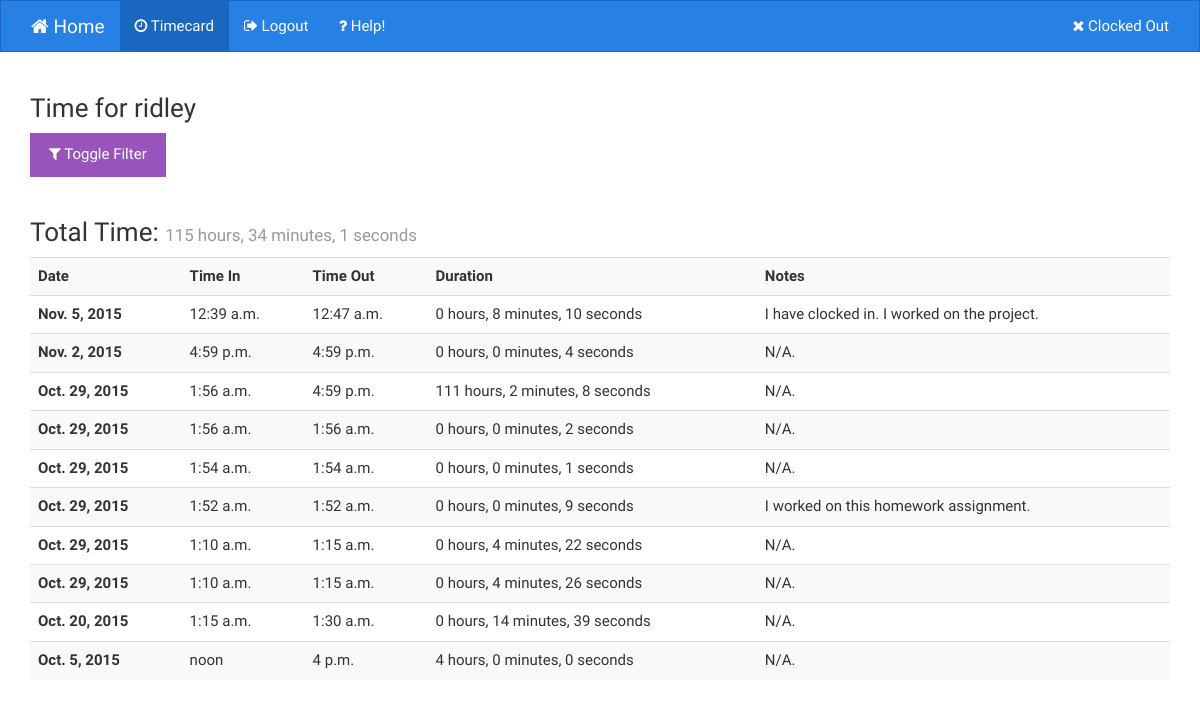
Page /event/list/1/ (signed in) on the committed database.
### project7/timeclock/models.py (models this page shows, shortened)
class Event(models.Model):
    user = models.ForeignKey(User, blank=True, null=True)
    time_in = models.DateTimeField()
    time_out = models.DateTimeField(blank=True, null=True)
    notes = models.TextField(blank=True, null=True)
    @property
    def duration(self):
        return '%d hours, %d minutes, %d seconds' % self.duration_tuple()
    def duration_tuple(self):
        days = 0
        hours = 0
        minutes = 0
        seconds = 0
        if self.time_out and self.time_in:
            duration = self.time_out - self.time_in
        else:
            if self.time_in:
                duration = timezone.now() - self.time_in
            else:
                return (0, 0, 0)
        days += duration.days
        hours += days * 24 + duration.seconds // 3600
        minutes += (duration.seconds % 3600) // 60
        seconds += duration.seconds % 60
        while seconds > 60:
            seconds -= 60
            minutes += 1
        while minutes >= 60:
            minutes -= 60
            hours += 1
        return (hours, minutes, seconds)

### project7/timeclock/views.py (the view)
# urls.py: url(r'^event/list/(?P<pk>\d+)/$', EventListView.as_view(), name='event_list'),
class EventListView(ListView):
    model = Event
    template_name = "event/list.html"
    def get_queryset(self, *args, **kwargs):
        qs = Event.objects.all()
        pk = self.kwargs.get('pk', None)
        if pk:
            qs = Event.objects.filter(user__id=pk)
        else:
            if self.request.user:
                qs = Event.objects.filter(user=self.request.user)
        if self.request.GET.get('start_date'):
            qs = qs.filter(time_in__gte=self.request.GET['start_date'])
        if self.request.GET.get('end_date'):
            qs = qs.filter(time_out__lte=self.request.GET['end_date'])
        return qs.order_by('-time_in')
    def get_context_data(self, **kwargs):
        context = super(EventListView, self).get_context_data(**kwargs)
        pk = self.kwargs.get('pk', None)
        if pk:
            context['volunteer_user'] = User.objects.get(id=pk)
            context['volunteer'] = Volunteer.objects.get(user=context['volunteer_user'])
        else:
            context['user'] = self.request.user
        if self.request.GET.get('start_date') or self.request.GET.get('end_date'):
            qs = self.get_queryset()
            (hours, minutes, seconds) = (0, 0, 0)
            for event in qs:
                duration = event.duration_tuple()
                hours += duration[0]
                minutes += duration[1]
                seconds += duration[2]
                while seconds > 60:
                    seconds -= 60
                    minutes += 1
                while minutes >= 60:
                    minutes -= 60
                    hours += 1
            context['total_hours'] = '%d hours, %d minutes, %d seconds' % (hours, minutes, seconds)
        else:
            try:
                if pk:
                    context['total_hours'] = Volunteer.objects.get(user__id=pk).total_hours
                else:
                    context['total_hours'] = Volunteer.objects.get(user=self.request.user).total_hours
            except Volunteer.DoesNotExist:
                context['total_hours'] = None
        return context
    def dispatch(self, request, *args, **kwargs):
        user = User.objects.get(pk=self.kwargs.get('pk', None))
        print user, request.user
        if user != request.user and not request.user.is_superuser:
            return HttpResponseForbidden("You are not allowed to access this page.")
        else:
            return super(EventListView, self).dispatch(request, *args, **kwargs)

### project7/timeclock/context_processors.py (called while the page is built)
def clocked_in(request):
    clocked_in = False
    event = None
    notes_form = None
    if request.user.is_authenticated():
        now = timezone.now()
        events = Event.objects.filter(user=request.user, time_in__lte=now, time_out=None)
        try:
            clocked_in = True if events[0] else False
            event = events[0]
            notes_form = EventNotesForm(instance=event)
        except Event.DoesNotExist:
            clocked_in = False
        except IndexError:
            clocked_in = False
    return {
        'clocked_in': clocked_in,
        'event': event,
        'notes_form': notes_form,
    }

### project7/timeclock/models.py (called while the page is built)
    def total_hours_tuple(self):
        hours = 0
        minutes = 0
        seconds = 0
        for obj in Event.objects.filter(user=self.user):
            duration = obj.duration_tuple()
            hours += duration[0]
            minutes += duration[1]
            seconds += duration[2]
            while seconds > 60:
                seconds -= 60
                minutes += 1
            while minutes >= 60:
                minutes -= 60
                hours += 1
        return (hours, minutes, seconds)

    @property
    def total_hours(self):
        return '%s hours, %s minutes, %s seconds' % self.total_hours_tuple()

### project7/timeclock/templates/event/list.html (shortened to what this page needs)
{% extends 'base.html' %}
{% load static tz %}
{% block eventlistactive %}active{% endblock %}
{% block extra_styles %}
    <link rel="stylesheet" type="text/css" href="{% static 'css/bootstrap-datepicker.css' %}">
{% endblock extra_styles %}
{% block content %}
    <h1>Time for {{ volunteer_user.username }}</h1>
    <button id="filter-btn" type="button" class="btn btn-info">
            <i class="fa fa-filter"></i>
        Toggle Filter
    </button>
    <form method="GET" action=".">
    </form>
    {% if total_hours %}
        <h1>
            Total Time: <small>{{ total_hours }}</small>
        </h1>
    {% else %}
        <p>Your user has no volunteer information, which should mean you are the administrator.</p>
    {% endif %}
    <table class="table table-striped">
    <tr>
        <th>Date</th><th>Time In</th><th>Time Out</th><th>Duration</th><th>Notes</th>
    </tr>
    {% for object in object_list %}
        <tr>
            <th>{{ object.time_in.date }}</th>
            <td>{{ object.time_in.time }}</td>
            <td>{{ object.time_out.time }}</td>
            <td>{{ object.duration }}</td>
            <td>{{ object.notes|default:"N/A." }}</td>
        </tr>
    {% endfor %}
    </table>
{% endblock content %}

### project7/timeclock/templates/base.html (style rules this page uses)
body { padding-bottom: 100px; }

### project7/timeclock/templates/event/list.html (style rules this page uses)
h1 { font-size: 26px; }
form { padding-top: 20px; }

### rows in the picture
Event: time_in "Nov. 5, 2015", time_in.time "12:39 a.m.", time_out.time "12:47 a.m.", duration "0 hours, 8 minutes, 10 seconds", notes "I have clocked in. I worked on the project."
Event: time_in "Nov. 2, 2015", time_in.time "4:59 p.m.", time_out.time "4:59 p.m.", duration "0 hours, 0 minutes, 4 seconds", notes "N/A."
Event: time_in "Oct. 29, 2015", time_in.time "1:56 a.m.", time_out.time "4:59 p.m.", duration "111 hours, 2 minutes, 8 seconds", notes "N/A."
Event: time_in "Oct. 29, 2015", time_in.time "1:56 a.m.", time_out.time "1:56 a.m.", duration "0 hours, 0 minutes, 2 seconds", notes "N/A."
Event: time_in "Oct. 29, 2015", time_in.time "1:54 a.m.", time_out.time "1:54 a.m.", duration "0 hours, 0 minutes, 1 seconds", notes "N/A."
Event: time_in "Oct. 29, 2015", time_in.time "1:52 a.m.", time_out.time "1:52 a.m.", duration "0 hours, 0 minutes, 9 seconds", notes "I worked on this homework assignment."
Event: time_in "Oct. 29, 2015", time_in.time "1:10 a.m.", time_out.time "1:15 a.m.", duration "0 hours, 4 minutes, 22 seconds", notes "N/A."
Event: time_in "Oct. 29, 2015", time_in.time "1:10 a.m.", time_out.time "1:15 a.m.", duration "0 hours, 4 minutes, 26 seconds", notes "N/A."
Event: time_in "Oct. 20, 2015", time_in.time "1:15 a.m.", time_out.time "1:30 a.m.", duration "0 hours, 14 minutes, 39 seconds", notes "N/A."
Event: time_in "Oct. 5, 2015", time_in.time "noon", time_out.time "4 p.m.", duration "4 hours, 0 minutes, 0 seconds", notes "N/A."

### other values in the picture
{{ volunteer_user.username }} "ridley"
{{ total_hours }} "115 hours, 34 minutes, 1 seconds"
